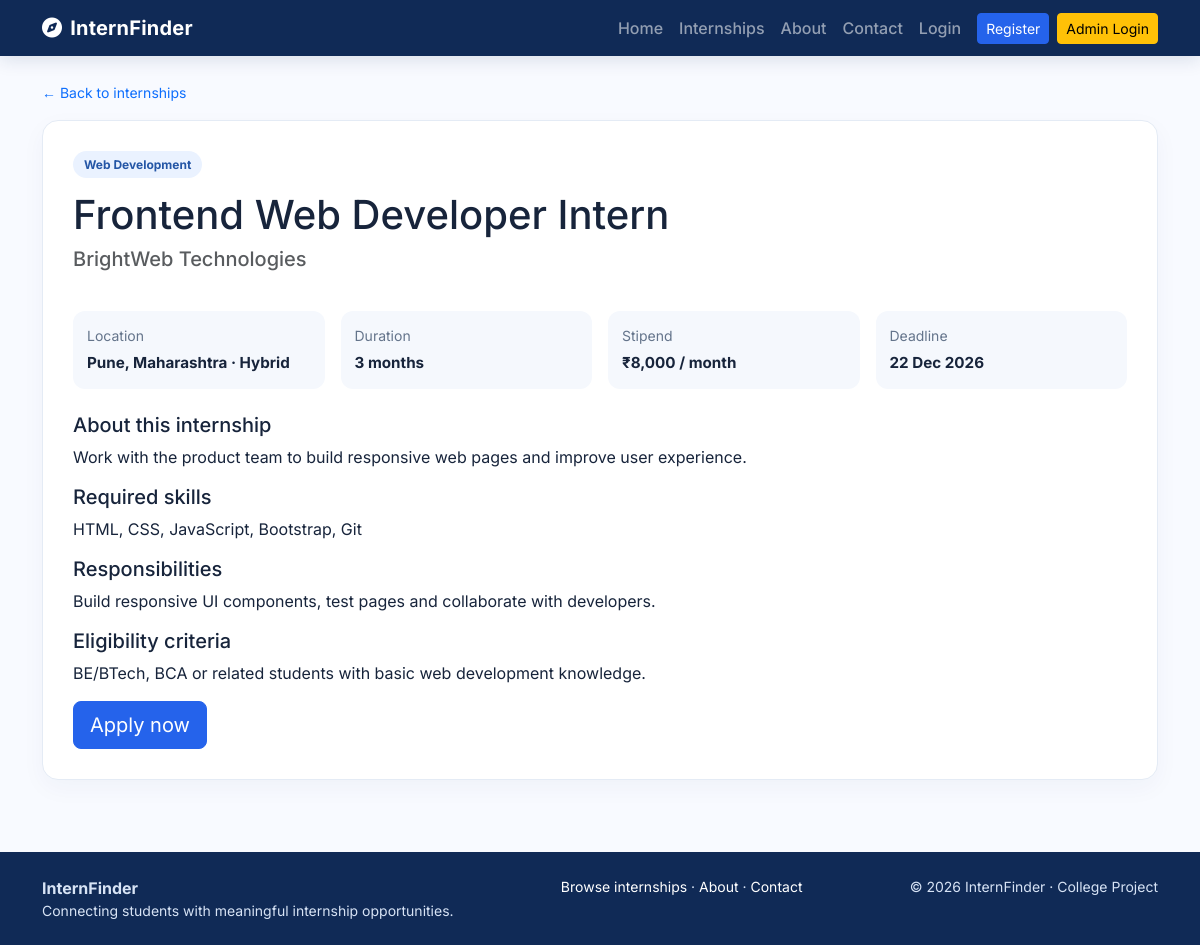
The page /internship-details.php?id=1 on the database its author committed.
### tables this page shows
CREATE TABLE IF NOT EXISTS internships (
 id INT UNSIGNED AUTO_INCREMENT PRIMARY KEY,
 title VARCHAR(180) NOT NULL,
 company VARCHAR(180) NOT NULL,
 category VARCHAR(100) NOT NULL,
 description TEXT NOT NULL,
 required_skills TEXT,
 responsibilities TEXT,
 eligibility TEXT,
 location VARCHAR(160) NOT NULL,
 work_mode ENUM('Remote','On-site','Hybrid') NOT NULL DEFAULT 'On-site',
 duration VARCHAR(80) NOT NULL,
 stipend DECIMAL(10,2) NOT NULL DEFAULT 0,
 is_paid TINYINT(1) NOT NULL DEFAULT 0,
 deadline DATE NOT NULL,
 is_open TINYINT(1) NOT NULL DEFAULT 1,
 created_by INT UNSIGNED NULL,
 created_at TIMESTAMP DEFAULT CURRENT_TIMESTAMP,
 updated_at TIMESTAMP DEFAULT CURRENT_TIMESTAMP ON UPDATE CURRENT_TIMESTAMP,
 INDEX idx_open_deadline (is_open, deadline),
 INDEX idx_category (category),
 INDEX idx_title_company (title, company),
 CONSTRAINT fk_internship_admin FOREIGN KEY (created_by) REFERENCES admins(id) ON DELETE SET NULL
);

### includes/functions.php (called while the page is built, shortened)
<?php
function e($value): string { return htmlspecialchars((string)$value, ENT_QUOTES, 'UTF-8'); }
function money_label($amount, $paid): string {
    return '₹'.number_format((float)$amount, 0).' / month';
}

### internship-details.php (the view, shortened to what this page needs)
<?php
require_once __DIR__.'/includes/functions.php'; $id=filter_input(INPUT_GET,'id',FILTER_VALIDATE_INT);
$st=$pdo->prepare("SELECT * FROM internships WHERE id=?"); $st->execute([$id?:0]); $i=$st->fetch();
$pageTitle=$i['title'];include __DIR__.'/includes/header.php';
?>
<a href="/InternFinder/internships.php" class="small text-decoration-none">← Back to internships</a><div class="detail-panel mt-3"><span class="badge-soft"><?= e($i['category']) ?></span><h1 class="mt-3"><?= e($i['title']) ?></h1><h5 class="text-muted"><?= e($i['company']) ?></h5>
<div class="row g-3 my-4"><?php foreach(['Location'=>$i['location'].' · '.$i['work_mode'],'Duration'=>$i['duration'],'Stipend'=>money_label($i['stipend'],$i['is_paid']),'Deadline'=>date('d M Y',strtotime($i['deadline']))] as $k=>$v): ?><div class="col-6 col-md-3"><div class="metric"><small><?= e($k) ?></small><strong><?= e($v) ?></strong></div></div><?php endforeach; ?></div>
<h5>About this internship</h5><p><?= nl2br(e($i['description'])) ?></p><h5>Required skills</h5><p><?= nl2br(e($i['required_skills'])) ?></p><h5>Responsibilities</h5><p><?= nl2br(e($i['responsibilities'])) ?></p><h5>Eligibility criteria</h5><p><?= nl2br(e($i['eligibility'])) ?></p>
<?php if((int)$i['is_open']===1 && $i['deadline']>=date('Y-m-d')): ?><a class="btn btn-primary btn-lg" href="/InternFinder/student/apply.php?id=<?= (int)$i['id'] ?>">Apply now</a><?php else: ?><span class="badge bg-secondary">Applications closed</span><?php endif; ?>
</div><?php include __DIR__.'/includes/footer.php'; ?>

### assets/css/style.css (style rules this page uses)
:root { --navy:#102a56;--blue:#2563eb;--pale:#eef5ff;--ink:#17243b;--muted:#64748b }
* { box-sizing:border-box }
body { font-family:Inter,Arial,sans-serif;color:var(--ink);background:#f8faff;min-height:100vh }
.internship-card,.info-card,.form-card,.detail-panel,.panel,.filter-panel { background:white;border:1px solid #e4ebf5;border-radius:16px;padding:22px;box-shadow:0 8px 25px #15345b0a }
.badge-soft { background:#eaf2ff;color:#2456a6;border-radius:30px;padding:6px 11px;font-size:.75rem;font-weight:700 }
.btn-primary { background:var(--blue);border-color:var(--blue) }
.detail-panel { padding:30px }
.metric { background:#f5f8fd;border-radius:12px;padding:14px;height:100%;display:flex;flex-direction:column;gap:6px }
.metric small { color:var(--muted) }
.metric strong { font-size:.95rem }

### rows shown on the page
internships: category "Web Development", title "Frontend Web Developer Intern", company "BrightWeb Technologies", description "Work with the product team to build responsive web pages and improve user experience.", required_skills "HTML, CSS, JavaScript, Bootstrap, Git", responsibilities "Build responsive UI components, test pages and collaborate with developers.", eligibility "BE/BTech, BCA or related students with basic web development knowledge."

### other values the page prints
$k "Location"
$v "Pune, Maharashtra · Hybrid"
$k "Duration"
$v "3 months"
$k "Stipend"
$v "₹8,000 / month"
$k "Deadline"
$v "22 Dec 2026"
